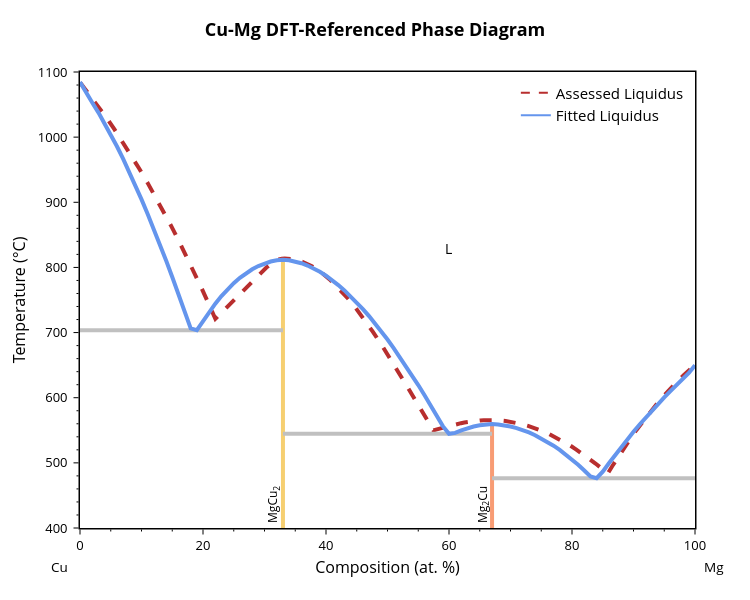

Notebook cell for this chart:
### Code cell
import numpy as np
from gliquid.binary import (BinaryLiquid, BLPlotter, build_phases_from_chull,
                            build_thermodynamic_expressions, _x_vals, t_sym)

param_format = 'comb-exp'  # options: 'linear', 'combined', 'comb-exp'
phases = build_phases_from_chull(manual_dft_ch, cu_mg_components, cu_mg_component_data)
eqs = build_thermodynamic_expressions(
    param_format=param_format,
    ga_expr=cu_mg_component_data['Cu']['H_liq'] - t_sym * cu_mg_component_data['Cu']['S_liq'],
    gb_expr=cu_mg_component_data['Mg']['H_liq'] - t_sym * cu_mg_component_data['Mg']['S_liq'])
hull_points = np.array([[p['comp'], p['enthalpy']] for p in phases if 'comp' in p])
eqs['h_hull_interp'] = np.interp(_x_vals[1:-1], hull_points[:, 0], hull_points[:, 1])

manual_system = BinaryLiquid(
    'Cu-Mg', cu_mg_components,
    component_data=cu_mg_component_data,
    digitized_liq=cu_mg_digitized_liquidus,  
    dft_ch=manual_dft_ch,
    phases=phases,
    param_format=param_format,
    temp_range=[cu_mg_json['temp'][0] + 273.15, cu_mg_json['temp'][1] + 273.15],
    eqs=eqs,
    invariants=cu_mg_invariants
)

manual_fit = manual_system.fit_parameters(verbose=True, n_opts=3)
manual_best = min(manual_fit, key=lambda x: x.get('mae', float('inf')), default={})
print("\n--- Cu-Mg manual fit ---")
print("  params:", [round(p, 3) for p in manual_system.get_params()])
print(f"  MAE: {manual_best.get('mae', float('nan')):.2f} K")

BLPlotter(manual_system).show('fit+liq')   # fitted liquidus vs. digitized experimental data

### Figure 1 — Plotly figure (JSON) as saved in the notebook; plotly's stock layout.template omitted (floating-point values rounded to 4 significant figures)
{"data": [{"line": {"color": "#B82E2E", "dash": "dash", "width": 4}, "mode": "lines", "showlegend": false, "type": "scatter", "x": [0.03812, 1.448, 2.85, 4.236, 5.606, 6.96, 8.298, 9.62, 10.93, 12.22, 13.5, 14.76, 16.01, 17.24, 18.46, 19.66, 20.86, 22.01, 22.94, 23.87, 24.74, 25.57, 26.36, 27.11, 27.82, 28.49, 29.13, 29.73, 30.31, 30.86, 31.38, 31.89, 32.37, 32.83, 33.28, 34.77, 36.25, 37.71, 39.16, 40.6, 42.02, 43.44, 44.85, 46.26, 47.66, 49.06, 50.46, 51.86, 53.26, 54.66, 56.07, 57.47, 58.03, 58.61, 59.18, 59.75, 60.31, 60.86, 61.41, 61.95, 62.49, 63.02, 63.55, 64.08, 64.6, 65.12, 65.63, 66.15, 66.66, 67.94, 69.2, 70.44, 71.66, 72.85, 74.03, 75.18, 76.32, 77.44, 78.55, 79.63, 80.7, 81.76, 82.8, 83.83, 84.84, 85.81, 86.53, 87.3, 88.07, 88.85, 89.65, 90.45, 91.27, 92.1, 92.93, 93.78, 94.64, 95.5, 96.38, 97.27, 98.16, 99.06, 99.96], "y": [1084.0, 1067.0, 1049.0, 1031.0, 1012.0, 992.4, 972.4, 951.9, 930.9, 909.4, 887.4, 864.9, 841.9, 818.5, 794.6, 770.3, 745.6, 721.0, 729.8, 738.7, 747.2, 755.4, 763.2, 770.6, 777.5, 783.9, 789.8, 795.2, 799.9, 804.0, 807.4, 810.2, 812.2, 813.4, 813.9, 812.5, 808.3, 801.7, 792.8, 781.7, 768.6, 753.8, 737.5, 719.7, 700.7, 680.7, 659.9, 638.4, 616.4, 594.2, 571.8, 549.8, 551.4, 553.0, 554.6, 556.0, 557.4, 558.7, 559.9, 560.9, 561.9, 562.8, 563.5, 564.2, 564.7, 565.1, 565.4, 565.6, 565.7, 565.3, 564.2, 562.4, 559.9, 556.8, 553.1, 548.9, 544.1, 538.8, 533.1, 527.0, 520.5, 513.6, 506.4, 498.9, 491.2, 483.6, 494.8, 506.3, 517.5, 528.6, 539.5, 550.1, 560.6, 570.7, 580.7, 590.4, 599.8, 608.9, 617.8, 626.4, 634.6, 642.6, 650.1]}, {"hovertemplate": "label=MgCu2<br>x=%{x}<br>t=%{y}<extra></extra>", "legendgroup": "MgCu2", "line": {"color": "rgb(246, 207, 113)", "dash": "solid", "width": 4}, "marker": {"symbol": "circle"}, "mode": "lines", "name": "MgCu2", "orientation": "v", "showlegend": false, "type": "scatter", "x": [33, 33, 33, 33, 33, 33, 33, 33, 33, 33, 33, 33, 33, 33, 33, 33, 33, 33, 33, 33, 33, 33, 33, 33, 33, 33, 33, 33, 33, 33, 33, 33, 33, 33, 33, 33, 33, 33, 33, 33, 33, 33, 33], "xaxis": "x", "y": [648.7, 544.6, 703.6, 676.3, 662.7, 572.6, 556.4, 634.3, 619.4, 588.6, 604.2, 766.5, 802.9, 736.1, 689.3, 701.8, 725.2, 713.8, 809.0, 717.4, 731.5, 756.0, 744.3, 764.8, 784.1, 775.8, 806.4, 809.2, 811.9, 811.0, 811.0, 791.2, 797.2, 793.3, 798.5, 787.3, 746.3, 755.9, 806.1, 802.2, 773.0, 780.5, -273.1], "yaxis": "y"}, {"hovertemplate": "label=Mg2Cu<br>x=%{x}<br>t=%{y}<extra></extra>", "legendgroup": "Mg2Cu", "line": {"color": "rgb(248, 156, 116)", "dash": "solid", "width": 4}, "marker": {"symbol": "circle"}, "mode": "lines", "name": "Mg2Cu", "orientation": "v", "showlegend": false, "type": "scatter", "x": [67, 67, 67, 67, 67, 67, 67, 67, 67, 67, 67, 67, 67, 67, 67, 67, 67, 67, 67, 67, 67, 67, 67, 67, 67, 67], "xaxis": "x", "y": [542.4, 546.7, 544.6, 545.9, 555.8, 559.6, 550.3, 553.4, 557.7, 558.9, 512.8, 505.2, 476.5, 479.1, 537.6, 532.3, 519.8, 526.3, 549.9, 488.3, 497.0, 555.7, 553.1, 557.7, 558.9, -273.1], "yaxis": "y"}, {"hovertemplate": "x=%{x}<br>y=%{y}<extra></extra>", "legendgroup": "", "line": {"color": "Silver", "dash": "solid", "width": 4}, "marker": {"symbol": "circle"}, "mode": "lines", "name": "", "orientation": "v", "showlegend": false, "type": "scatter", "x": [33, 67], "xaxis": "x", "y": [544.6, 544.6], "yaxis": "y"}, {"hovertemplate": "x=%{x}<br>y=%{y}<extra></extra>", "legendgroup": "", "line": {"color": "Silver", "dash": "solid", "width": 4}, "marker": {"symbol": "circle"}, "mode": "lines", "name": "", "orientation": "v", "showlegend": false, "type": "scatter", "x": [0, 33], "xaxis": "x", "y": [703.6, 703.6], "yaxis": "y"}, {"hovertemplate": "x=%{x}<br>y=%{y}<extra></extra>", "legendgroup": "", "line": {"color": "Silver", "dash": "solid", "width": 4}, "marker": {"symbol": "circle"}, "mode": "lines", "name": "", "orientation": "v", "showlegend": false, "type": "scatter", "x": [67, 100], "xaxis": "x", "y": [476.5, 476.5], "yaxis": "y"}, {"hovertemplate": "label=L<br>x=%{x}<br>t=%{y}<extra></extra>", "legendgroup": "L", "line": {"color": "cornflowerblue", "dash": "solid", "width": 4}, "marker": {"symbol": "circle"}, "mode": "lines", "name": "L", "orientation": "v", "showlegend": false, "type": "scatter", "x": [0, 1, 2, 3, 4, 5, 6, 7.0, 8, 9, 10, 11, 12, 13, 14.0, 15, 16, 17, 18, 19, 20, 21, 22, 23, 24, 25, 26, 27, 28.0, 29.0, 30, 31, 32, 33, 34, 35, 36, 37, 38, 39, 40, 41, 42, 43, 44, 45, 46, 47, 48, 49, 50, 51, 52, 53, 54, 55.0, 56.0, 57.0, 58.0, 59, 60, 61, 62, 63, 64, 65, 66, 67, 68, 69, 70, 71, 72, 73, 74, 75, 76, 77, 78, 79, 80, 81, 82, 83, 84, 85, 86, 87, 88, 89, 90, 91, 92, 93, 94, 95, 96, 97, 98, 99, 100], "xaxis": "x", "y": [1085.0, 1067.0, 1053.0, 1038.0, 1021.0, 1004.0, 986.0, 966.9, 946.9, 926.1, 904.4, 882.0, 858.8, 835.0, 810.5, 785.3, 759.6, 733.3, 706.5, 703.6, 717.4, 731.5, 744.3, 756.0, 766.5, 775.8, 784.1, 791.2, 797.2, 802.2, 806.1, 809.0, 811.0, 811.9, 811.0, 809.2, 806.4, 802.9, 798.5, 793.3, 787.3, 780.5, 773.0, 764.8, 755.9, 746.3, 736.1, 725.2, 713.8, 701.8, 689.3, 676.3, 662.7, 648.7, 634.3, 619.4, 604.2, 588.6, 572.6, 556.4, 544.6, 545.9, 549.9, 553.1, 555.7, 557.7, 558.9, 559.6, 558.9, 557.7, 555.8, 553.4, 550.3, 546.7, 542.4, 537.6, 532.3, 526.3, 519.8, 512.8, 505.2, 497.0, 488.3, 479.1, 476.5, 486.5, 499.5, 512.1, 524.3, 536.2, 547.7, 558.9, 569.8, 580.3, 590.6, 600.5, 610.2, 619.6, 628.8, 638.0, 649.8], "yaxis": "y"}, {"line": {"color": "#B82E2E", "dash": "dash"}, "mode": "lines", "name": "Assessed Liquidus", "showlegend": true, "type": "scatter", "x": [null], "y": [null]}, {"marker": {"color": "cornflowerblue"}, "mode": "lines", "name": "Fitted Liquidus", "showlegend": true, "type": "scatter", "x": [null], "y": [null]}], "layout": {"annotations": [{"font": {"color": "black", "size": 12}, "showarrow": false, "text": "MgCu<sub>2</sub>", "textangle": -90, "x": 31.5, "xanchor": "center", "y": 436.5, "yanchor": "middle"}, {"font": {"color": "black", "size": 12}, "showarrow": false, "text": "Mg<sub>2</sub>Cu", "textangle": -90, "x": 65.5, "xanchor": "center", "y": 436.5, "yanchor": "middle"}, {"font": {"color": "black", "size": 14}, "showarrow": false, "text": "L", "x": 59.98, "y": 828.3}, {"font": {"color": "black", "size": 13.5}, "showarrow": false, "text": "Cu", "x": -0.05, "xanchor": "left", "xref": "paper", "y": -0.086, "yanchor": "middle", "yref": "paper"}, {"font": {"color": "black", "size": 13.5}, "showarrow": false, "text": "Mg", "x": 1.05, "xanchor": "right", "xref": "paper", "y": -0.086, "yanchor": "middle", "yref": "paper"}], "font": {"color": "black", "size": 13}, "height": 600, "legend": {"font": {"size": 15}, "x": 0.99, "xanchor": "right", "y": 0.99, "yanchor": "top"}, "margin": {"b": 72, "r": 55, "t": 72}, "plot_bgcolor": "white", "showlegend": true, "title": {"font": {"color": "black", "size": 18}, "text": "<b>Cu-Mg DFT-Referenced Phase Diagram</b>", "x": 0.5, "xanchor": "center", "yanchor": "bottom"}, "width": 750, "xaxis": {"linecolor": "black", "linewidth": 1.5, "minor": {"nticks": 5, "tickcolor": "black", "ticklen": 2, "ticks": "outside", "tickwidth": 1}, "mirror": true, "range": [0, 100], "showline": true, "tickcolor": "black", "tickformat": ".0f", "ticklen": 5, "ticks": "outside", "tickwidth": 1, "title": {"font": {"size": 16}, "standoff": 8, "text": "Composition (at. %)"}}, "yaxis": {"linecolor": "black", "linewidth": 1.5, "minor": {"nticks": 5, "tickcolor": "black", "ticklen": 2, "ticks": "outside", "tickwidth": 1}, "mirror": true, "range": [400, 1100], "showline": true, "tickcolor": "black", "ticklen": 5, "ticks": "outside", "ticksuffix": " ", "tickwidth": 1, "title": {"font": {"size": 16}, "standoff": 8, "text": "Temperature (°C)"}}}}
